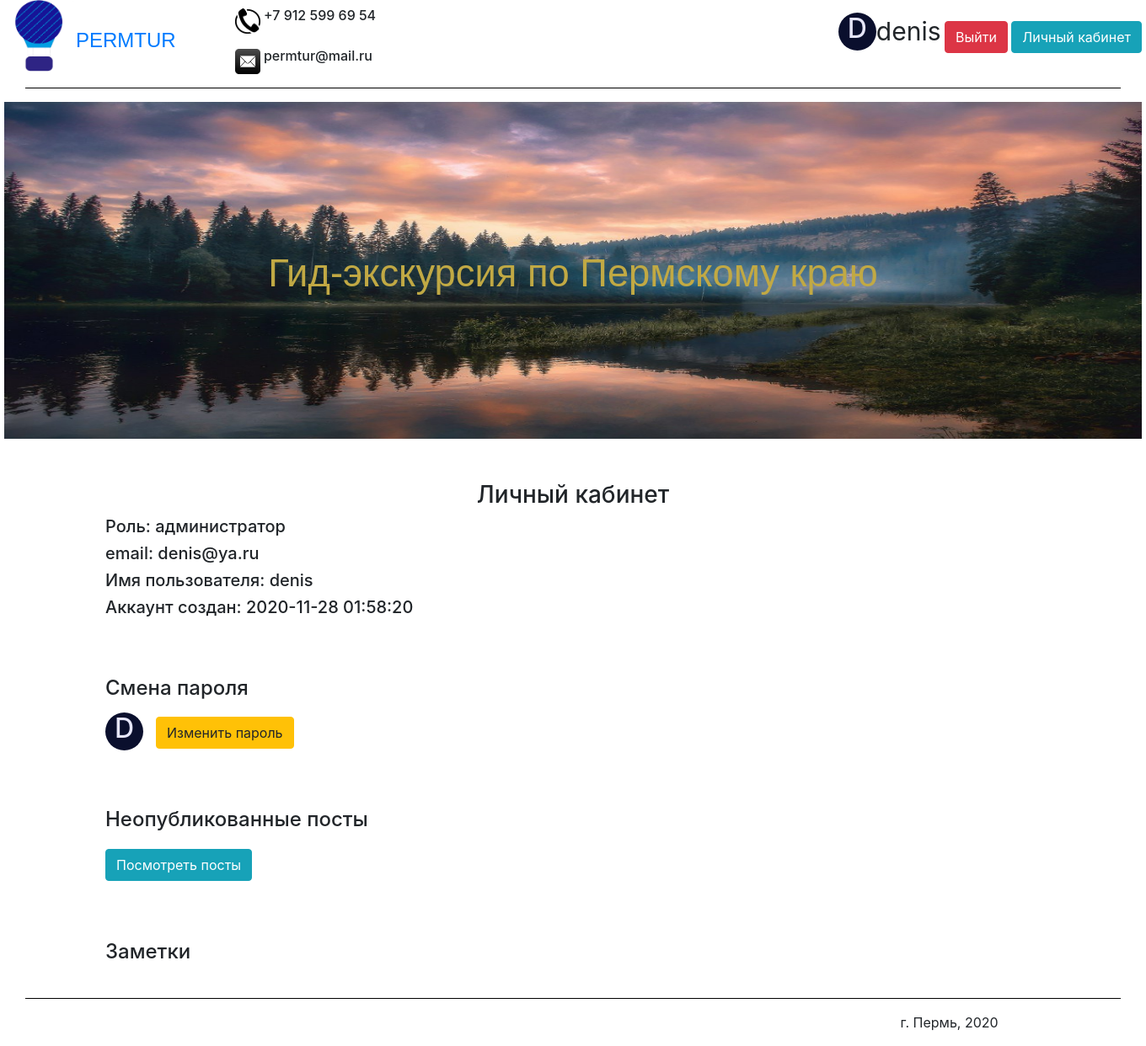
The app's page /cabinet (signed in) with its own data.
### data/users.py (models this page shows, shortened)
class User(SqlAlchemyBase, UserMixin):
    __tablename__ = 'user'
    id = sqlalchemy.Column(sqlalchemy.Integer,
                           primary_key=True, autoincrement=True)
    nickname = sqlalchemy.Column(sqlalchemy.String)
    email = sqlalchemy.Column(sqlalchemy.String, unique=True)
    hashed_password = sqlalchemy.Column(sqlalchemy.String)
    datetime = sqlalchemy.Column(sqlalchemy.String)
    role = sqlalchemy.Column(sqlalchemy.String)
    avatar_color = sqlalchemy.Column(sqlalchemy.String)

### main.py (the view)
    @app.route('/cabinet', methods=['GET', 'POST'])
    @login_required
    def cabinet():
        return render_template('cabinet.html', title="Личный кабинет", Note=Note, session=session, User=User)

### templates/cabinet.html (shortened to what this page needs)
{% extends "header_footer.html" %}
{% block content %}
    <div>
        <h3 style="text-align: center; margin-top: 50px;">Личный кабинет</h3>
        <main role="main" class="container">
            {% if current_user.role == 'employee'%}
                <h5>Роль: сотрудник</h5>
            {% else %}
                <h5>Роль: администратор</h5>
            {% endif %}
            <h5>email: {{ current_user.email }}</h5>
            <h5>Имя пользователя: {{ current_user.nickname }}</h5>
            <h5>Аккаунт создан: {{ current_user.datetime }}</h5>
            <h4 style="margin: 70px 0px 0px 0px; ">Смена пароля</h4>
            <div style="margin-top: 15px; margin-right: 15px; background: {{ current_user.avatar_color }};" class="circle">
                <h2 style="text-align: center; color: #E6E6FA;"> {{ current_user.nickname[0].upper() }} </h2>
            </div>
            <a style="margin: 20px 0px 0px 0px;" class="btn btn-warning" href="/change_password">Изменить пароль</a>
            {% if current_user.role == 'admin'%}
                <h4 style="margin: 70px 0px 0px 0px; ">Неопубликованные посты</h4>
                <a style="margin: 20px 0px 0px 0px;" class="btn btn-info" href="/unpublished_posts">Посмотреть посты</a>
            {% endif %}
            <h4 style="margin: 70px 0px 40px 0px; ">Заметки</h4>
            {% set note_db = session.query(Note) %}
            </div>
{% endblock %}

### templates/header_footer.html (shortened to what this page needs)
<!DOCTYPE html>
<html lang="en">
<head>
    <link rel="stylesheet"
          href="https://stackpath.bootstrapcdn.com/bootstrap/4.4.1/css/bootstrap.min.css"
>
    <link href="/static/css/style.css" rel="stylesheet" type="text/css">
</head>
<body style="width: 1350px; margin: 0 auto;">
    <header style="width: 1350px; margin: 0 auto;">
        {% if current_user.is_authenticated %}
            <div style="margin: 15px 0px 0px 0px; float: right;">
                <div style="background: {{ current_user.avatar_color }};" class="circle">
                    <h2 style="text-align: center; color: #E6E6FA;"> {{ current_user.nickname[0].upper() }} </h2>
                </div>
                <a class="cent" style="width: 80px; font-size:30px;">{{ current_user.nickname }}</a>
                <a class="btn btn-danger" href="/logout">Выйти</a>
                <a class="btn btn-info" href="/cabinet">Личный кабинет</a>
            </div>
        {% endif %}
        <div>
            <div>
                <img style="float: left;" src="/static/images/logo.png" width="85" height="85" alt="Логотип">
                <a style="margin:30px 0px 0px 0px; float: left;" href="/"><font size="5pt" face="Arial">PERMTUR</font></a>
                <h6>
                    <img style="margin:10px 0px 0px 70px;" src="/static/images/telephone.jpg" width="30" height="30" alt="Телефон">
                    +7 912 599 69 54</h6>
                <h6>
                    <img style="margin:10px 0px 0px 70px;" src="/static/images/mail.jpg" width="30" height="30" alt="Почта">
                    permtur@mail.ru
                </h6>
            </div>
            <hr align="center" width="1300" size="5" color="black" />
        </div>
    </header>
    <div class="img_cont">
        <img src="/static/images/main.jpg" alt="main" class="main_image">
        <p>Гид-экскурсия по Пермскому краю</p>
    </div>
    {% block content %}
    {% endblock %}
    <footer style="clear: both;">
        <hr align="center" width="1300" size="5" color="black" />
        <main role="main" class="container">
            <p style="margin-left: 85%;">г. Пермь, 2020</p>
        </main>
    </footer>
</body>
</html>

### static/css/style.css (style rules this page uses)
.main_image { width: 1350px; height: 400px; display: block; margin: 0 auto; }
.img_cont { font-family: Arial; color: #C1A944; font-size: 34pt; vertical-align:middle; text-align:center; width: 1350px; height: 400px; position: relative; display: block; margin: 0 auto; padding-top:170px; }
.img_cont img { position:absolute; z-index:-1; left:0; top:0; }
.circle { float: left; width: 45px; height: 45px; -webkit-border-radius: 25px; -moz-border-radius: 25px; border-radius: 25px; }

### records on screen
User: nickname "D", nickname "denis", email "denis@ya.ru", datetime "2020-11-28 01:58:20"
